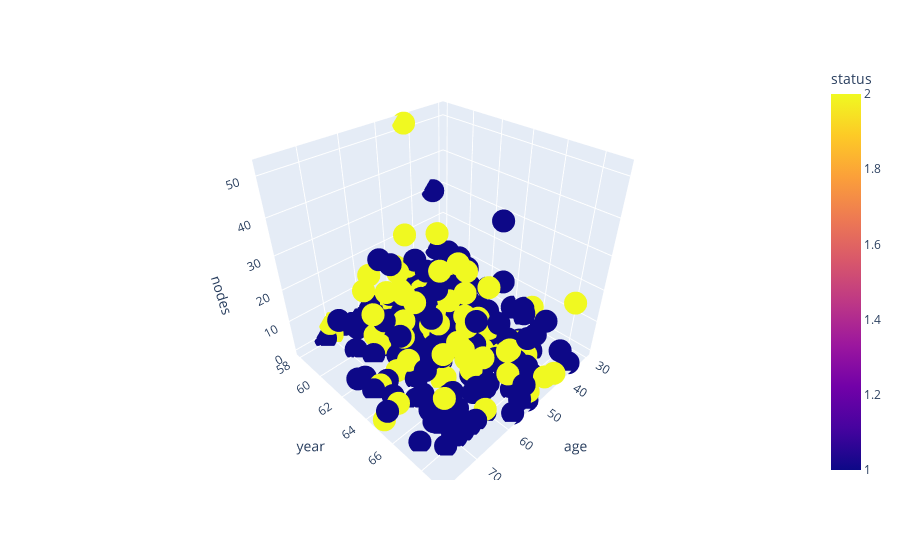

Source (notebook cell):
### Code cell
# df = px.data.haber()
fig = px.scatter_3d(haber, x='age', y='year', z='nodes',
              color='status')
fig.show()

### Figure 1 — Plotly figure (JSON) as saved in the notebook; plotly's stock layout.template omitted (floating-point values rounded to 4 significant figures; data arrays with more than 128 entries replaced by an {"elided": "..."} marker saying what was removed)
{"data": [{"hovertemplate": "age=%{x}<br>year=%{y}<br>nodes=%{z}<br>status=%{marker.color}<extra></extra>", "legendgroup": "", "marker": {"color": {"elided": "305 int values"}, "coloraxis": "coloraxis", "symbol": "circle"}, "mode": "markers", "name": "", "scene": "scene", "showlegend": false, "type": "scatter3d", "x": {"elided": "305 int values"}, "y": {"elided": "305 int values"}, "z": {"elided": "305 int values"}}], "layout": {"coloraxis": {"colorbar": {"title": {"text": "status"}}, "colorscale": [[0, "#0d0887"], [0.1111, "#46039f"], [0.2222, "#7201a8"], [0.3333, "#9c179e"], [0.4444, "#bd3786"], [0.5556, "#d8576b"], [0.6667, "#ed7953"], [0.7778, "#fb9f3a"], [0.8889, "#fdca26"], [1, "#f0f921"]]}, "legend": {"tracegroupgap": 0}, "margin": {"t": 60}, "scene": {"domain": {"x": [0, 1], "y": [0, 1]}, "xaxis": {"title": {"text": "age"}}, "yaxis": {"title": {"text": "year"}}, "zaxis": {"title": {"text": "nodes"}}}}}
